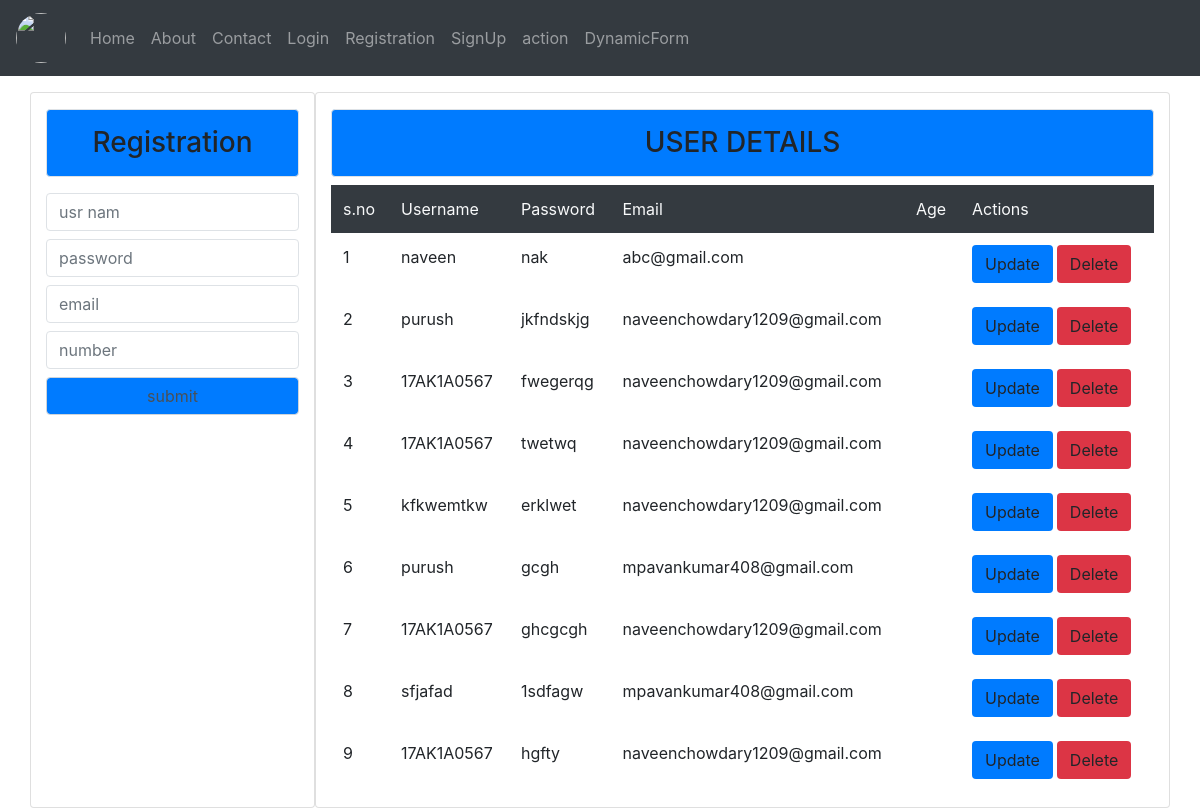
/at/, run on the app's committed database.
### navapp/models.py (models this page shows)
class Usrg(models.Model):
	username=models.CharField(max_length=120)
	password=models.CharField(max_length=120)
	email=models.CharField(max_length=120)
	ag=models.IntegerField(default=10)

### navapp/views.py (the view, shortened to what this page needs)
# urls.py: path('at/',views.action,name='action'),
def action(rq):
	data2=Usrg.objects.all()
	return render(rq,'navtemp/action.html',{'info':data2})

### navapp/templates/navtemp/action.html (shortened to what this page needs)
{% extends 'navtemp/bthm.html' %}
{% block content %}
<div class="container">
<div class="row">
<div class="card col-md-3 mt-3">
<h3 class="p-3 bg-primary text-center mt-3 border rounded">Registration</h3>
<form method="POST">
<input type="text" class="border rounded my-2 form-control"
name="usrnam" placeholder="usr nam">
<input type="password"  class="border rounded my-2 form-control
"name="pswd" placeholder="password">
<input type="email" name="email" class="border rounded my-2
form-control " placeholder="email">
<input type="number" name="phon" class="border rounded my-2
form-control"placeholder="number">
<input type="submit" name="" class="form-control my-2
bg-primary"value="submit" placeholder="email" >
</form>
</div>
<div class="card col-md-9 mt-3"><h3 class="p-3 bg-primary text-center
mt-3 border rounded">USER DETAILS</h3>
<table class="table table-borderless table-hover">
<tr class="bg-dark text-light">
<td>s.no</td>
<td>Username</td>
<td>Password</td>
<td>Email</td>
<td>Age</td>
<td>Actions</td>
</tr>
{% for i in info %}
<tr>
<td>{{forloop.counter}}</td>
<td>{{i.username}}</td>
<td>{{i.password}}</td>
<td>{{i.email}}</td>
<td>{{i.age}}</td>
<td><a class=" btn bg-primary rounded" href="">Update</a><a class="
btn bg-danger rounded mx-1" href="{% url 'dlt' i.id
%}">Delete</a></td>
</tr>
{% endfor %}
</table>
</div>
</div>
</div>
{% endblock %}

### navapp/templates/navtemp/bthm.html (shortened to what this page needs)
{% load static %}
<!DOCTYPE html>
<html lang="en">
<head>
  <link rel="stylesheet" href="{% static 'css/bootstrap.min.css' %}">
</head>
<body>
  {% include 'navtemp/nav.html' %}
    {% block content %}
    {% endblock %}
</body>
</html>

### navapp/templates/navtemp/nav.html (shortened to what this page needs)
<nav class="navbar navbar-expand-md bg-dark navbar-dark">
  <a class="navbar-brand" href="#" ><img src="https://static.billboard.com/files/media/Marshmello-2016-Bellnjerry-billboard-1548-650-2-compressed.jpg" width="50px" height="50px" class="rounded-circle"></a>
  <div class="collapse navbar-collapse" id="collapsibleNavbar">
    <ul class="navbar-nav">
      <li class="nav-item">
        <a class="nav-link" href="{% url 'home' %}">Home</a>
      </li>
      <li class="nav-item">
        <a class="nav-link" href="{% url 'about'%}">About</a>
      </li>
      <li class="nav-item">
        <a class="nav-link" href="{% url 'contact'%}">Contact</a>
      </li>
      <li class="nav-item">
        <a class="nav-link" href="{% url 'login'%}">Login</a>
      </li>
      <li class="nav-item">
        <a class="nav-link" href="{% url 'registration'%}">Registration</a>
      </li>
      <li class="nav-item">
        <a class="nav-link" href="{% url 'rega'%}">SignUp</a>
      </li>
      <li class="nav-item">
        <a class="nav-link" href="{% url 'action' %}">action</a>
      </li>
      <li class="nav-item">
        <a class="nav-link" href="{% url 'df' %}">DynamicForm</a>
      </li>
    </ul>
  </div>
</nav>

### data on the page
Usrg: username "naveen", password "nak", email "abc@gmail.com"
Usrg: username "purush", password "jkfndskjg", email "naveenchowdary1209@gmail.com"
Usrg: username "17AK1A0567", password "fwegerqg", email "naveenchowdary1209@gmail.com"
Usrg: username "17AK1A0567", password "twetwq", email "naveenchowdary1209@gmail.com"
Usrg: username "kfkwemtkw", password "erklwet", email "naveenchowdary1209@gmail.com"
Usrg: username "purush", password "gcgh", email "mpavankumar408@gmail.com"
Usrg: username "17AK1A0567", password "ghcgcgh", email "naveenchowdary1209@gmail.com"
Usrg: username "sfjafad", password "1sdfagw", email "mpavankumar408@gmail.com"
Usrg: username "17AK1A0567", password "hgfty", email "naveenchowdary1209@gmail.com"
